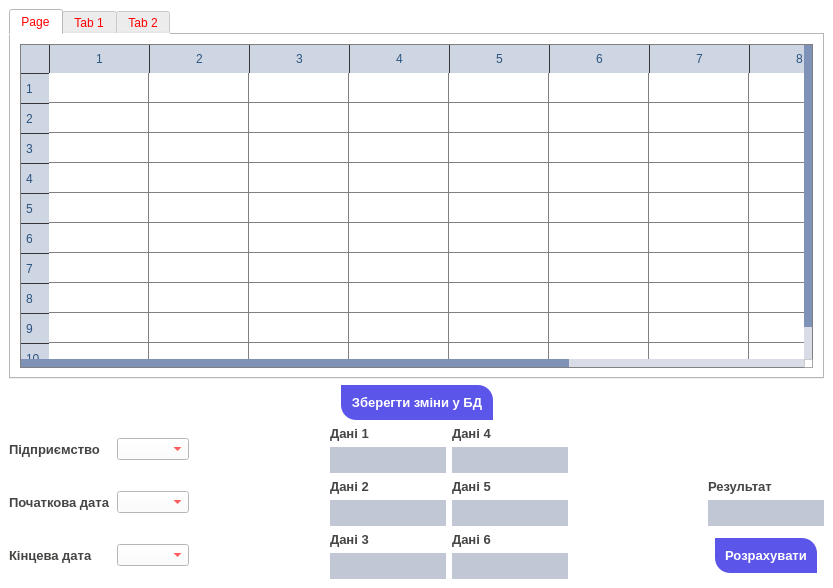
<?xml version="1.0" encoding="UTF-8"?>
<ui version="4.0">
 <class>MainWindow</class>
 <widget class="QMainWindow" name="MainWindow">
  <property name="geometry">
   <rect>
    <x>0</x>
    <y>0</y>
    <width>833</width>
    <height>588</height>
   </rect>
  </property>
  <property name="windowTitle">
   <string>MainWindow</string>
  </property>
  <property name="styleSheet">
   <string notr="true">/*Copyright (c) DevSec Studio. All rights reserved.

MIT License

Permission is hereby granted, free of charge, to any person obtaining a copy
of this software and associated documentation files (the &quot;Software&quot;), to deal
in the Software without restriction, including without limitation the rights
to use, copy, modify, merge, publish, distribute, sublicense, and/or sell
copies of the Software, and to permit persons to whom the Software is
furnished to do so, subject to the following conditions:

The above copyright notice and this permission notice shall be included in all
copies or substantial portions of the Software.

THE SOFTWARE IS PROVIDED *AS IS*, WITHOUT WARRANTY OF ANY KIND, EXPRESS OR
IMPLIED, INCLUDING BUT NOT LIMITED TO THE WARRANTIES OF MERCHANTABILITY,
FITNESS FOR A PARTICULAR PURPOSE AND NONINFRINGEMENT. IN NO EVENT SHALL THE
AUTHORS OR COPYRIGHT HOLDERS BE LIABLE FOR ANY CLAIM, DAMAGES OR OTHER
LIABILITY, WHETHER IN AN ACTION OF CONTRACT, TORT OR OTHERWISE, ARISING FROM,
OUT OF OR IN CONNECTION WITH THE SOFTWARE OR THE USE OR OTHER DEALINGS IN THE SOFTWARE.
*/

/*-----QWidget-----*/
QWidget
{
	background-color: #fff;
	color: red;

}


/*-----QLabel-----*/
QLabel
{
	background-color: transparent;
	color: #454544;
	font-weight: bold;
	font-size: 13px;

}


/*-----QPushButton-----*/
QPushButton
{
	background-color: #5c55e9;
	color: #fff;
	font-size: 13px;
	font-weight: bold;
	border-top-right-radius: 15px;
	border-top-left-radius: 0px;
	border-bottom-right-radius: 0px;
	border-bottom-left-radius: 15px;
	padding: 10px;

}


QPushButton::disabled
{
	background-color: #5c5c5c;

}


QPushButton::hover
{
	background-color: #5564f2;

}


QPushButton::pressed
{
	background-color: #3d4ef2;

}


/*-----QCheckBox-----*/
QCheckBox
{
	background-color: transparent;
	color: #5c55e9;
	font-size: 10px;
	font-weight: bold;
	border: none;
	border-radius: 5px;

}


/*-----QCheckBox-----*/
QCheckBox::indicator
{
    background-color: #323232;
    border: 1px solid darkgray;
    width: 12px;
    height: 12px;

}


QCheckBox::indicator:checked
{
    image:url(&quot;LR2/styles/did.jpeg&quot;);
	background-color: #5c55e9;
    border: 1px solid #5c55e9;

}


QCheckBox::indicator:unchecked:hover
{
    border: 1px solid #5c55e9;

}


QCheckBox::disabled
{
	color: #656565;

}


QCheckBox::indicator:disabled
{
	background-color: #656565;
	color: #656565;
    border: 1px solid #656565;

}


/*-----QLineEdit-----*/
QLineEdit
{
	background-color: #c2c7d5;
	color: #2a547f;
	border: none;
	padding: 5px;

}


/*-----QListView-----*/
QListView
{
	background-color: #5c55e9;
	color: #fff;
	font-size: 14px;
	font-weight: bold;
	show-decoration-selected: 0;
	border-radius: 4px;
	padding-left: -15px;
	padding-right: -15px;
	padding-top: 5px;

} 


QListView:disabled 
{
	background-color: #5c5c5c;

}


QListView::item
{
	background-color: #454e5e;
	border: none;
	padding: 10px;
	border-radius: 0px;
	padding-left : 10px;
	height: 32px;

}


QListView::item:selected
{
	color: #000;
	background-color: #fff;

}


QListView::item:!selected
{
	color:white;
	background-color: transparent;
	border: none;
	padding-left : 10px;

}


QListView::item:!selected:hover
{
	color: #fff;
	background-color: #5564f2;
	border: none;
	padding-left : 10px;

}


/*-----QTreeView-----*/
QTreeView 
{
	background-color: #fff;
	show-decoration-selected: 0;
	color: #454544;

}


QTreeView:disabled
{
	background-color: #242526;
	show-decoration-selected: 0;

}


QTreeView::item 
{
	border-top-color: transparent;
	border-bottom-color: transparent;

}


QTreeView::item:hover 
{
	background-color: #bcbdbb;
	color: #000;

}


QTreeView::item:selected 
{
	background-color: #5c55e9;
	color: #fff;

}


QTreeView::item:selected:active
{
	background-color: #5c55e9;
	color: #fff;

}


QTreeView::item:selected:disabled
{
	background-color: #525251;
	color: #656565;

}


QTreeView::branch:has-children:!has-siblings:closed,
QTreeView::branch:closed:has-children:has-siblings 
{
	image: url(://tree-closed.png);

}

QTreeView::branch:open:has-children:!has-siblings,
QTreeView::branch:open:has-children:has-siblings  
{
	image: url(://tree-open.png);

}


/*-----QTableView &amp; QTableWidget-----*/
QTableView
{
    background-color: #fff;
	border: 1px solid gray;
    color: #454544;
    gridline-color: gray;
    outline : 0;

}


QTableView::disabled
{
    background-color: #242526;
    border: 1px solid #32414B;
    color: #656565;
    gridline-color: #656565;
    outline : 0;

}


QTableView::item:hover 
{
    background-color: #bcbdbb;
    color: #000;

}


QTableView::item:selected 
{
	background-color: #5c55e9;
    color: #fff;

}


QTableView::item:selected:disabled
{
    background-color: #1a1b1c;
    border: 2px solid #525251;
    color: #656565;

}


QTableCornerButton::section
{
	background-color: #ced5e3;
	border: none;
    color: #fff;

}


QHeaderView::section
{
	color: #2a547f;
	border: 0px;
	background-color: #ced5e3;
	padding: 5px;

}


QHeaderView::section:disabled
{
    background-color: #525251;
    color: #656565;

}


QHeaderView::section:checked
{
    color: #fff;
    background-color: #5c55e9;

}


QHeaderView::section:checked:disabled
{
    color: #656565;
    background-color: #525251;

}


QHeaderView::section::vertical::first,
QHeaderView::section::vertical::only-one
{
    border-top: 1px solid #353635;

}


QHeaderView::section::vertical
{
    border-top: 1px solid #353635;

}


QHeaderView::section::horizontal::first,
QHeaderView::section::horizontal::only-one
{
    border-left: 1px solid #353635;

}


QHeaderView::section::horizontal
{
    border-left: 1px solid #353635;

}


/*-----QScrollBar-----*/
QScrollBar:horizontal 
{
    background-color: transparent;
    height: 8px;
    margin: 0px;
    padding: 0px;

}


QScrollBar::handle:horizontal 
{
    border: none;
	min-width: 100px;
    background-color: #7e92b7;

}


QScrollBar::add-line:horizontal, 
QScrollBar::sub-line:horizontal,
QScrollBar::add-page:horizontal, 
QScrollBar::sub-page:horizontal 
{
    width: 0px;
    background-color: #d8dce6;

}


QScrollBar:vertical 
{
    background-color: transparent;
    width: 8px;
    margin: 0;

}


QScrollBar::handle:vertical 
{
    border: none;
	min-height: 100px;
    background-color: #7e92b7;

}


QScrollBar::add-line:vertical, 
QScrollBar::sub-line:vertical,
QScrollBar::add-page:vertical, 
QScrollBar::sub-page:vertical 
{
    height: 0px;
    background-color: #d8dce6;

}</string>
  </property>
  <widget class="QWidget" name="centralwidget">
   <layout class="QVBoxLayout" name="verticalLayout_2">
    <item>
     <widget class="QTabWidget" name="tabWidget">
      <property name="currentIndex">
       <number>0</number>
      </property>
      <property name="usesScrollButtons">
       <bool>true</bool>
      </property>
      <widget class="QWidget" name="tab_1">
       <attribute name="title">
        <string>Page</string>
       </attribute>
       <layout class="QVBoxLayout" name="verticalLayout">
        <item>
         <widget class="QTableWidget" name="tableWidget_1">
          <property name="contextMenuPolicy">
           <enum>Qt::CustomContextMenu</enum>
          </property>
          <property name="frameShape">
           <enum>QFrame::WinPanel</enum>
          </property>
          <property name="verticalScrollBarPolicy">
           <enum>Qt::ScrollBarAsNeeded</enum>
          </property>
          <property name="horizontalScrollBarPolicy">
           <enum>Qt::ScrollBarAsNeeded</enum>
          </property>
          <property name="editTriggers">
           <set>QAbstractItemView::DoubleClicked</set>
          </property>
          <property name="tabKeyNavigation">
           <bool>false</bool>
          </property>
          <property name="showDropIndicator" stdset="0">
           <bool>false</bool>
          </property>
          <property name="dragDropOverwriteMode">
           <bool>false</bool>
          </property>
          <property name="alternatingRowColors">
           <bool>false</bool>
          </property>
          <property name="selectionMode">
           <enum>QAbstractItemView::NoSelection</enum>
          </property>
          <property name="selectionBehavior">
           <enum>QAbstractItemView::SelectItems</enum>
          </property>
          <property name="showGrid">
           <bool>true</bool>
          </property>
          <property name="gridStyle">
           <enum>Qt::SolidLine</enum>
          </property>
          <property name="sortingEnabled">
           <bool>false</bool>
          </property>
          <property name="wordWrap">
           <bool>false</bool>
          </property>
          <property name="cornerButtonEnabled">
           <bool>true</bool>
          </property>
          <property name="rowCount">
           <number>10</number>
          </property>
          <property name="columnCount">
           <number>10</number>
          </property>
          <attribute name="horizontalHeaderVisible">
           <bool>true</bool>
          </attribute>
          <attribute name="horizontalHeaderCascadingSectionResizes">
           <bool>false</bool>
          </attribute>
          <row/>
          <row/>
          <row/>
          <row/>
          <row/>
          <row/>
          <row/>
          <row/>
          <row/>
          <row/>
          <column/>
          <column/>
          <column/>
          <column/>
          <column/>
          <column/>
          <column/>
          <column/>
          <column/>
          <column/>
          <item row="1" column="1">
           <property name="text">
            <string/>
           </property>
          </item>
         </widget>
        </item>
       </layout>
      </widget>
      <widget class="QWidget" name="tab_2">
       <attribute name="title">
        <string>Tab 1</string>
       </attribute>
      </widget>
      <widget class="QWidget" name="tab_3">
       <attribute name="title">
        <string>Tab 2</string>
       </attribute>
      </widget>
     </widget>
    </item>
    <item>
     <layout class="QGridLayout" name="gridLayout_save_changes_to_db">
      <item row="0" column="3" alignment="Qt::AlignRight">
       <widget class="QLabel" name="label_save_changes_to_db_status">
        <property name="sizePolicy">
         <sizepolicy hsizetype="Fixed" vsizetype="Fixed">
          <horstretch>0</horstretch>
          <verstretch>0</verstretch>
         </sizepolicy>
        </property>
        <property name="text">
         <string/>
        </property>
       </widget>
      </item>
      <item row="0" column="0" alignment="Qt::AlignLeft">
       <widget class="QLabel" name="label_save_changes_to_db_placeholder">
        <property name="sizePolicy">
         <sizepolicy hsizetype="Fixed" vsizetype="Fixed">
          <horstretch>0</horstretch>
          <verstretch>0</verstretch>
         </sizepolicy>
        </property>
        <property name="text">
         <string/>
        </property>
       </widget>
      </item>
      <item row="0" column="2">
       <widget class="QPushButton" name="pushButton_save_changes_to_db">
        <property name="sizePolicy">
         <sizepolicy hsizetype="Fixed" vsizetype="Fixed">
          <horstretch>0</horstretch>
          <verstretch>0</verstretch>
         </sizepolicy>
        </property>
        <property name="text">
         <string>Зберегти зміни у БД</string>
        </property>
       </widget>
      </item>
     </layout>
    </item>
    <item>
     <layout class="QGridLayout" name="gridLayout_get_result">
      <item row="3" column="3">
       <layout class="QVBoxLayout" name="verticalLayout_data_5">
        <item>
         <widget class="QLabel" name="label_data_5">
          <property name="sizePolicy">
           <sizepolicy hsizetype="Fixed" vsizetype="Fixed">
            <horstretch>0</horstretch>
            <verstretch>0</verstretch>
           </sizepolicy>
          </property>
          <property name="text">
           <string>Дані 5</string>
          </property>
         </widget>
        </item>
        <item>
         <widget class="QLineEdit" name="lineEdit_data_5">
          <property name="sizePolicy">
           <sizepolicy hsizetype="Fixed" vsizetype="Fixed">
            <horstretch>0</horstretch>
            <verstretch>0</verstretch>
           </sizepolicy>
          </property>
         </widget>
        </item>
       </layout>
      </item>
      <item row="4" column="2">
       <layout class="QVBoxLayout" name="verticalLayout_data_3">
        <item>
         <widget class="QLabel" name="label_data_3">
          <property name="sizePolicy">
           <sizepolicy hsizetype="Fixed" vsizetype="Fixed">
            <horstretch>0</horstretch>
            <verstretch>0</verstretch>
           </sizepolicy>
          </property>
          <property name="text">
           <string>Дані 3</string>
          </property>
         </widget>
        </item>
        <item>
         <widget class="QLineEdit" name="lineEdit_data_3">
          <property name="sizePolicy">
           <sizepolicy hsizetype="Fixed" vsizetype="Fixed">
            <horstretch>0</horstretch>
            <verstretch>0</verstretch>
           </sizepolicy>
          </property>
         </widget>
        </item>
       </layout>
      </item>
      <item row="2" column="2">
       <layout class="QVBoxLayout" name="verticalLayout_data_1">
        <item>
         <widget class="QLabel" name="label_data_1">
          <property name="sizePolicy">
           <sizepolicy hsizetype="Fixed" vsizetype="Fixed">
            <horstretch>0</horstretch>
            <verstretch>0</verstretch>
           </sizepolicy>
          </property>
          <property name="text">
           <string>Дані 1</string>
          </property>
         </widget>
        </item>
        <item>
         <widget class="QLineEdit" name="lineEdit_data_1">
          <property name="sizePolicy">
           <sizepolicy hsizetype="Fixed" vsizetype="Fixed">
            <horstretch>0</horstretch>
            <verstretch>0</verstretch>
           </sizepolicy>
          </property>
         </widget>
        </item>
       </layout>
      </item>
      <item row="2" column="1" rowspan="3">
       <spacer name="horizontalSpacer_left">
        <property name="orientation">
         <enum>Qt::Horizontal</enum>
        </property>
        <property name="sizeHint" stdset="0">
         <size>
          <width>40</width>
          <height>20</height>
         </size>
        </property>
       </spacer>
      </item>
      <item row="4" column="0">
       <layout class="QHBoxLayout" name="horizontalLayout_end_date">
        <item alignment="Qt::AlignLeft">
         <widget class="QLabel" name="label_end_date">
          <property name="text">
           <string>Кінцева дата</string>
          </property>
         </widget>
        </item>
        <item alignment="Qt::AlignRight">
         <widget class="QComboBox" name="comboBox_end_date">
          <property name="sizePolicy">
           <sizepolicy hsizetype="Fixed" vsizetype="Fixed">
            <horstretch>0</horstretch>
            <verstretch>0</verstretch>
           </sizepolicy>
          </property>
         </widget>
        </item>
       </layout>
      </item>
      <item row="2" column="4" rowspan="3">
       <spacer name="horizontalSpacer_right">
        <property name="orientation">
         <enum>Qt::Horizontal</enum>
        </property>
        <property name="sizeHint" stdset="0">
         <size>
          <width>40</width>
          <height>20</height>
         </size>
        </property>
       </spacer>
      </item>
      <item row="2" column="3">
       <layout class="QVBoxLayout" name="verticalLayout_data_4">
        <item>
         <widget class="QLabel" name="label_data_4">
          <property name="sizePolicy">
           <sizepolicy hsizetype="Fixed" vsizetype="Fixed">
            <horstretch>0</horstretch>
            <verstretch>0</verstretch>
           </sizepolicy>
          </property>
          <property name="text">
           <string>Дані 4</string>
          </property>
         </widget>
        </item>
        <item>
         <widget class="QLineEdit" name="lineEdit_data_4">
          <property name="sizePolicy">
           <sizepolicy hsizetype="Fixed" vsizetype="Fixed">
            <horstretch>0</horstretch>
            <verstretch>0</verstretch>
           </sizepolicy>
          </property>
         </widget>
        </item>
       </layout>
      </item>
      <item row="3" column="2">
       <layout class="QVBoxLayout" name="verticalLayout_data_2">
        <item>
         <widget class="QLabel" name="label_data_2">
          <property name="sizePolicy">
           <sizepolicy hsizetype="Fixed" vsizetype="Fixed">
            <horstretch>0</horstretch>
            <verstretch>0</verstretch>
           </sizepolicy>
          </property>
          <property name="text">
           <string>Дані 2</string>
          </property>
         </widget>
        </item>
        <item>
         <widget class="QLineEdit" name="lineEdit_data_2">
          <property name="sizePolicy">
           <sizepolicy hsizetype="Fixed" vsizetype="Fixed">
            <horstretch>0</horstretch>
            <verstretch>0</verstretch>
           </sizepolicy>
          </property>
         </widget>
        </item>
       </layout>
      </item>
      <item row="4" column="3">
       <layout class="QVBoxLayout" name="verticalLayout_data_6">
        <item>
         <widget class="QLabel" name="label_data_6">
          <property name="sizePolicy">
           <sizepolicy hsizetype="Fixed" vsizetype="Fixed">
            <horstretch>0</horstretch>
            <verstretch>0</verstretch>
           </sizepolicy>
          </property>
          <property name="text">
           <string>Дані 6</string>
          </property>
         </widget>
        </item>
        <item>
         <widget class="QLineEdit" name="lineEdit_data_6">
          <property name="sizePolicy">
           <sizepolicy hsizetype="Fixed" vsizetype="Fixed">
            <horstretch>0</horstretch>
            <verstretch>0</verstretch>
           </sizepolicy>
          </property>
         </widget>
        </item>
       </layout>
      </item>
      <item row="4" column="5" alignment="Qt::AlignHCenter">
       <widget class="QPushButton" name="pushButton_get_result">
        <property name="sizePolicy">
         <sizepolicy hsizetype="Fixed" vsizetype="Fixed">
          <horstretch>0</horstretch>
          <verstretch>0</verstretch>
         </sizepolicy>
        </property>
        <property name="baseSize">
         <size>
          <width>0</width>
          <height>0</height>
         </size>
        </property>
        <property name="text">
         <string>Розрахувати</string>
        </property>
       </widget>
      </item>
      <item row="3" column="0">
       <layout class="QHBoxLayout" name="horizontalLayout_start_date">
        <item alignment="Qt::AlignLeft">
         <widget class="QLabel" name="label_start_date">
          <property name="text">
           <string>Початкова дата</string>
          </property>
         </widget>
        </item>
        <item alignment="Qt::AlignRight">
         <widget class="QComboBox" name="comboBox_start_date">
          <property name="sizePolicy">
           <sizepolicy hsizetype="Fixed" vsizetype="Fixed">
            <horstretch>0</horstretch>
            <verstretch>0</verstretch>
           </sizepolicy>
          </property>
         </widget>
        </item>
       </layout>
      </item>
      <item row="2" column="0">
       <layout class="QHBoxLayout" name="horizontalLayout_factory">
        <item alignment="Qt::AlignLeft">
         <widget class="QLabel" name="label_factory">
          <property name="sizePolicy">
           <sizepolicy hsizetype="Fixed" vsizetype="Fixed">
            <horstretch>0</horstretch>
            <verstretch>0</verstretch>
           </sizepolicy>
          </property>
          <property name="text">
           <string>Підприємство</string>
          </property>
         </widget>
        </item>
        <item alignment="Qt::AlignRight">
         <widget class="QComboBox" name="comboBox_factory">
          <property name="sizePolicy">
           <sizepolicy hsizetype="Fixed" vsizetype="Fixed">
            <horstretch>0</horstretch>
            <verstretch>0</verstretch>
           </sizepolicy>
          </property>
         </widget>
        </item>
       </layout>
      </item>
      <item row="3" column="5">
       <layout class="QVBoxLayout" name="verticalLayout_result">
        <item>
         <widget class="QLabel" name="label_result">
          <property name="sizePolicy">
           <sizepolicy hsizetype="Fixed" vsizetype="Fixed">
            <horstretch>0</horstretch>
            <verstretch>0</verstretch>
           </sizepolicy>
          </property>
          <property name="text">
           <string>Результат</string>
          </property>
         </widget>
        </item>
        <item>
         <widget class="QLineEdit" name="lineEdit_result">
          <property name="sizePolicy">
           <sizepolicy hsizetype="Fixed" vsizetype="Fixed">
            <horstretch>0</horstretch>
            <verstretch>0</verstretch>
           </sizepolicy>
          </property>
          <property name="readOnly">
           <bool>true</bool>
          </property>
         </widget>
        </item>
       </layout>
      </item>
     </layout>
    </item>
   </layout>
  </widget>
 </widget>
 <resources/>
 <connections>
  <connection>
   <sender>pushButton_get_result</sender>
   <signal>clicked()</signal>
   <receiver>MainWindow</receiver>
   <slot>pushButton_get_result_slot()</slot>
   <hints>
    <hint type="sourcelabel">
     <x>260</x>
     <y>533</y>
    </hint>
    <hint type="destinationlabel">
     <x>385</x>
     <y>285</y>
    </hint>
   </hints>
  </connection>
  <connection>
   <sender>pushButton_save_changes_to_db</sender>
   <signal>clicked()</signal>
   <receiver>MainWindow</receiver>
   <slot>pushButton_save_changes_to_db_slot()</slot>
   <hints>
    <hint type="sourcelabel">
     <x>65</x>
     <y>480</y>
    </hint>
    <hint type="destinationlabel">
     <x>385</x>
     <y>285</y>
    </hint>
   </hints>
  </connection>
 </connections>
 <slots>
  <slot>pushButton_get_result_slot()</slot>
  <slot>pushButton_save_changes_to_db_slot()</slot>
 </slots>
</ui>
